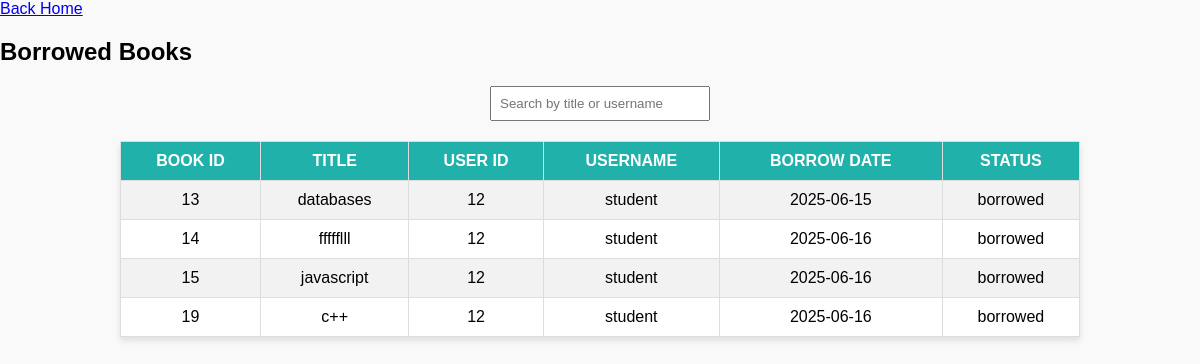
/borrowed_books.php, run on an earlier commit of the app's database.
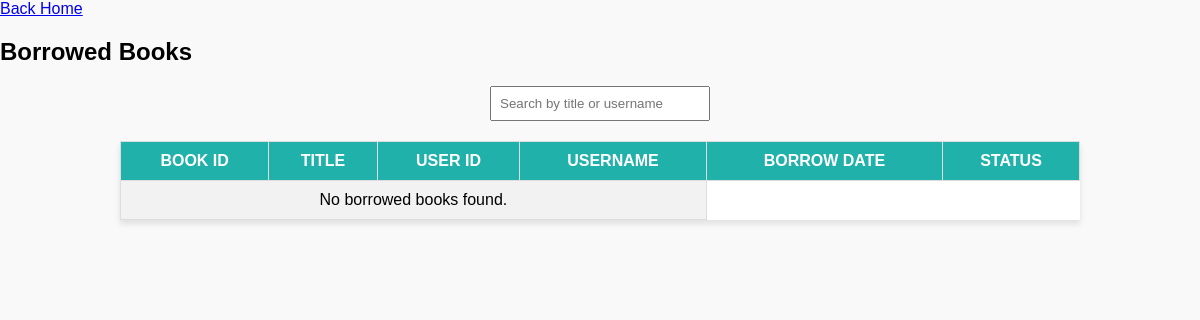
And on a later commit of the database.
### tables this page shows
CREATE TABLE `borrows` (
  `borrow_id` int(11) NOT NULL,
  `user_id` int(11) DEFAULT NULL,
  `book_id` int(11) DEFAULT NULL,
  `borrow_date` date NOT NULL DEFAULT current_timestamp(),
  `return_date` date DEFAULT NULL,
  `penalty` decimal(10,2) NOT NULL
);

CREATE TABLE `books` (
  `book_id` int(11) NOT NULL,
  `title` varchar(255) NOT NULL,
  `author` varchar(255) NOT NULL,
  `isbn` varchar(20) DEFAULT NULL,
  `edition` varchar(255) NOT NULL,
  `publisher` varchar(255) NOT NULL,
  `department` varchar(255) NOT NULL,
  `quantity` int(255) NOT NULL,
  `available_qty` int(255) NOT NULL,
  `cover_image` varchar(255) DEFAULT NULL,
  `status` enum('available','on_hold','borrowed','checked_out') DEFAULT 'available',
  `upload_date` timestamp NOT NULL DEFAULT current_timestamp()
);

CREATE TABLE `users` (
  `user_id` int(11) NOT NULL,
  `fname` varchar(255) NOT NULL,
  `lname` varchar(255) NOT NULL,
  `idnum` varchar(255) NOT NULL,
  `entry_date` varchar(255) NOT NULL,
  `department` varchar(255) NOT NULL,
  `email` varchar(255) NOT NULL,
  `username` varchar(50) NOT NULL,
  `password` varchar(255) NOT NULL,
  `role` enum('admin','circulation','student') NOT NULL DEFAULT 'circulation'
);

### borrowed_books.php (the view, shortened to what this page needs)
<?php
include('db.php');
?>
<!DOCTYPE html>
<html lang="en">
<head>
</head>
<body>
<a href="circulationpage.php">Back Home</a>
    <h2>Borrowed Books</h2>
    <input type="text" id="search" placeholder="Search by title or username" onkeyup="searchBooks()">
    <table>
        <tr>
            <th>Book ID</th>
            <th>Title</th>
            <th>User ID</th>
            <th>Username</th>
            <th>Borrow Date</th>
            <th>Status</th>
        </tr>
        <?php
        $sql = "SELECT books.book_id, books.title, books.status, users.user_id, users.username, borrows.borrow_date
                FROM borrows
                JOIN books ON borrows.book_id = books.book_id
                JOIN users ON borrows.user_id = users.user_id WHERE books.status='borrowed'";
        $result = $conn->query($sql);
        if ($result->num_rows > 0) {
            while ($row = $result->fetch_assoc()) {
                echo "<tr class='book-row'>";
                echo "<td>" .$row["book_id"]. "</td>";
                echo "<td class='title'>" . htmlspecialchars($row["title"]) . "</td>";
                echo "<td>" . htmlspecialchars($row["user_id"]) . "</td>";
                echo "<td class='username'>" . htmlspecialchars($row["username"]) . "</td>";
                echo "<td>" . htmlspecialchars($row["borrow_date"]) . "</td>";
                echo "<td>" . htmlspecialchars($row["status"]) . "</td>";
                echo "</tr>";
            }
        } else {
            echo "<tr><td colspan='4'>No borrowed books found.</td></tr>";
        }
        ?>
    </table>
</body>
</html>

What changed in the data, as far as the page shows it:
no longer on this page (row edited): borrows: book.book_id "13", book.title "databases", user.user_id "12", user.username "student", borrow_date "2025-06-15", book.status "borrowed"
no longer on this page (row edited): borrows: book.book_id "14", book.title "ffffflll", user.user_id "12", user.username "student", borrow_date "2025-06-16", book.status "borrowed"
no longer on this page (row edited): borrows: book.book_id "15", book.title "javascript", user.user_id "12", user.username "student", borrow_date "2025-06-16", book.status "borrowed"
no longer on this page (row edited): borrows: book.book_id "19", book.title "c++", user.user_id "12", user.username "student", borrow_date "2025-06-16", book.status "borrowed"
Also different on the page:
text now shown: "No borrowed books found."
